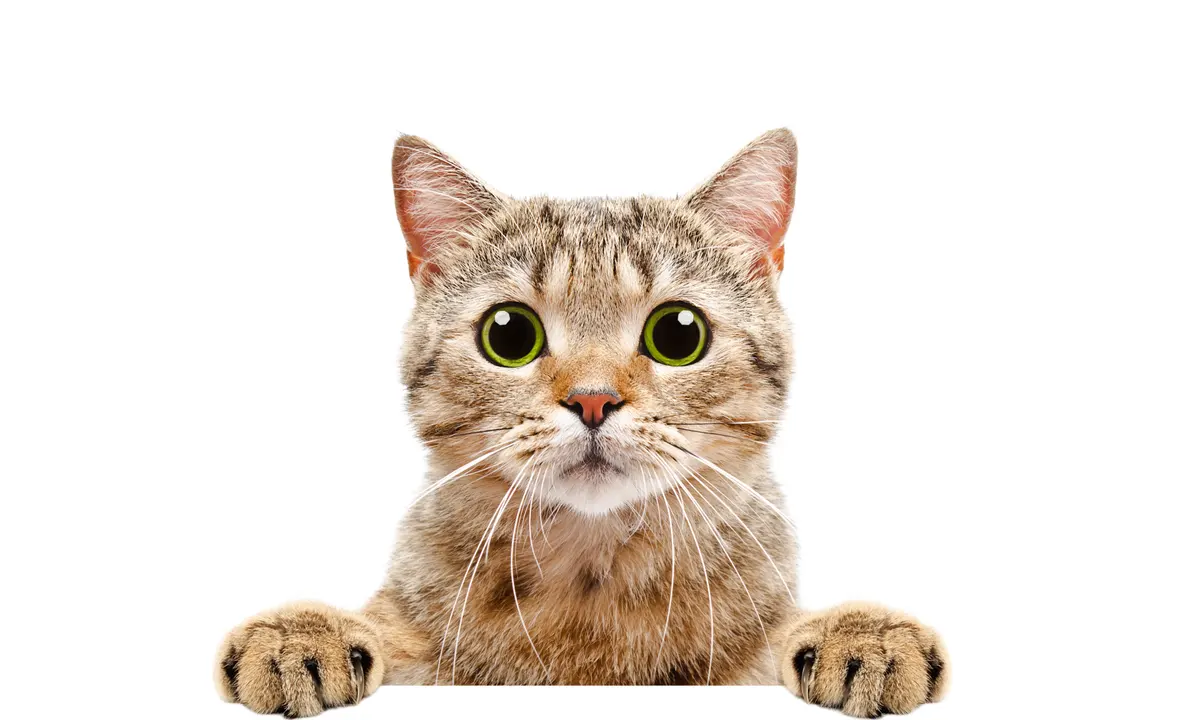
#> input picture HW3/Cat_detection/cat1.webp, 1200 x 720 px, found by its file name
$ jupyter execute part1.ipynb
#> lines starting #> are read from the running program, lines starting #| are printed output that depends on the picture
# 1.

[cell 1]
import cv2
import matplotlib.pyplot as plt
import numpy as np
from pathlib import Path


def show_img(img, title=None):
    img_rgb = cv2.cvtColor(img, cv2.COLOR_BGR2RGB)
    plt.imshow(img_rgb)
    if title:
        plt.title(title)
    plt.axis('off')
    plt.show()


image_dir = Path.cwd() / 'Cat_detection' / 'Cat_detection'
cascade_dir = image_dir / 'Cat_detection'
img_paths = [
    image_dir / 'cat1.webp',
    image_dir / 'cat2.jpeg',
]

images = []
for path in img_paths:
    if path.exists():
        img = cv2.imread(str(path))
#> img is the input picture: shape (720, 1200, 3); mean B, G, R 219.7, 227.3, 235.5
        if img is None:
            print(f"Failed to read image: {path}")
            continue
        images.append(img)
        show_img(img, title=str(path.name))
    else:

        print(f"Image not found: {path}")

# 2.

[cell 2]
cascade_path = cascade_dir / 'haarcascade_frontalcatface_extended.xml'
cat_cascade = cv2.CascadeClassifier(str(cascade_path))
print(f"Cascade loaded: {not cat_cascade.empty()}")
print(f"Cascade file exists: {cascade_path.exists()}")


def detect_and_show(img, cascade, title=None):
    gray = cv2.cvtColor(img, cv2.COLOR_BGR2GRAY)
    faces = cascade.detectMultiScale(gray, scaleFactor=1.1, minNeighbors=5, minSize=(50, 50))
    img_out = img.copy()
    for (x, y, w, h) in faces:
        cv2.rectangle(img_out, (x, y), (x + w, y + h), (0, 255, 0), 2)
    show_img(img_out, title=title + f' | Faces: {len(faces)}')
    return faces


for idx, img in enumerate(images):
    detect_and_show(img, cat_cascade, title=f'Image {idx+1}')
#> this loop made 2 passes
#> faces in detect_and_show on passes 1 to 2: [[541, 364, 104, 104]], [[122, 52, 60, 60]]
#> pass 1, in detect_and_show, `gray = cv2.cvtColor(img, cv2.COLOR_BGR2GRAY)`:
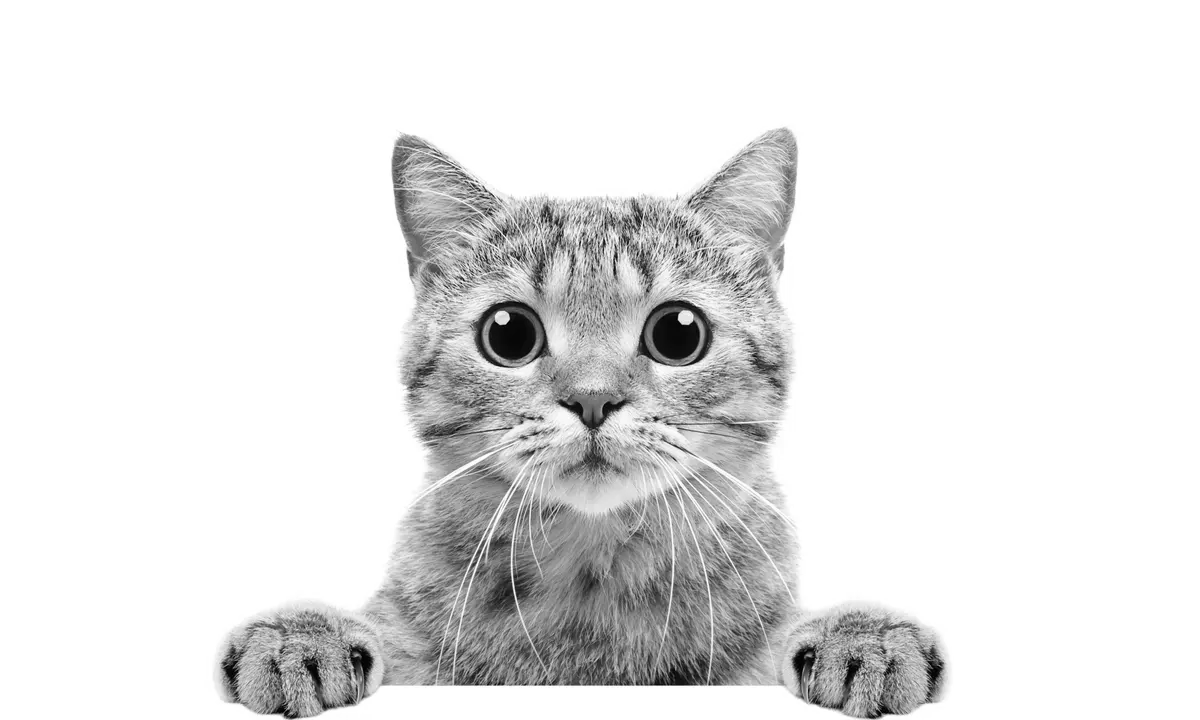
#> gray: shape (720, 1200); min 0, max 255, mean 228.9
#> pass 2, in detect_and_show (call 2), `gray = cv2.cvtColor(img, cv2.COLOR_BGR2GRAY)`:
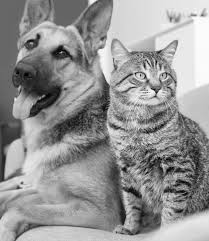
#> gray: shape (241, 209); min 2, max 255, mean 148.8
#> pass 2, in show_img (call 4), `img_rgb = cv2.cvtColor(img, cv2.COLOR_BGR2RGB)`:
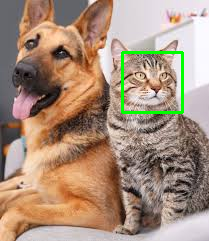
#> img_rgb: shape (241, 209, 3); mean R, G, B 168.3, 143.2, 123.6

# 3.

[cell 3]
def detect_draw_text(img, cascade, title=None, blur=False):
    proc_img = img.copy()
    if blur:
        proc_img = cv2.GaussianBlur(proc_img, (11, 11), 0)
    gray = cv2.cvtColor(proc_img, cv2.COLOR_BGR2GRAY)
    faces = cascade.detectMultiScale(gray, scaleFactor=1.1, minNeighbors=5, minSize=(50, 50))
    img_out = proc_img.copy()
    for (x, y, w, h) in faces:
        cv2.rectangle(img_out, (x, y), (x + w, y + h), (0, 255, 0), 2)

        cv2.putText(img_out, 'Cat', (x, y + h + 25), cv2.FONT_HERSHEY_SIMPLEX, 1, (255, 0, 0), 2, cv2.LINE_AA)
    show_img(img_out, title=title + (" (blur)" if blur else "") + f' | Faces: {len(faces)}')
    return faces


for idx, img in enumerate(images):
    detect_draw_text(img, cat_cascade, title=f'Image {idx+1}')


for idx, img in enumerate(images):
    detect_draw_text(img, cat_cascade, title=f'Image {idx+1}', blur=True)
#> this loop made 2 passes
#> faces in detect_draw_text on passes 1 to 2: [[408, 185, 361, 361]], [[124, 53, 56, 56]]
#> pass 2, in detect_draw_text (call 4), `proc_img = cv2.GaussianBlur(proc_img, (11, 11), 0)`:
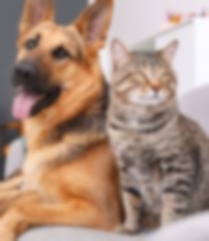
#> proc_img: shape (241, 209, 3); mean B, G, R 125.9, 142, 170.9
#> pass 2, in show_img (call 8), `plt.show()`:
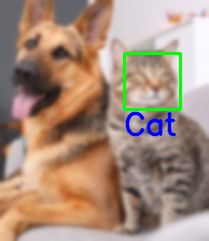
#> shown: shape (241, 209, 3); mean R, G, B 167.1, 141.9, 124.9

# 4.

[cell 4]
def detect_and_show_compare(img, cascade, idx):

    faces_color = cascade.detectMultiScale(cv2.cvtColor(img, cv2.COLOR_BGR2GRAY), scaleFactor=1.1, minNeighbors=5, minSize=(50, 50))
    img_color = img.copy()
    for (x, y, w, h) in faces_color:
        cv2.rectangle(img_color, (x, y), (x + w, y + h), (0, 255, 0), 2)
        cv2.putText(img_color, 'Cat', (x, y + h + 25), cv2.FONT_HERSHEY_SIMPLEX, 1, (255, 0, 0), 2, cv2.LINE_AA)
    show_img(img_color, title=f'Image {idx+1} | Color | Faces: {len(faces_color)}')


    gray = cv2.cvtColor(img, cv2.COLOR_BGR2GRAY)
    img_gray = cv2.cvtColor(gray, cv2.COLOR_GRAY2BGR)
    faces_gray = cascade.detectMultiScale(gray, scaleFactor=1.1, minNeighbors=5, minSize=(50, 50))
    for (x, y, w, h) in faces_gray:
        cv2.rectangle(img_gray, (x, y), (x + w, y + h), (0, 255, 0), 2)
        cv2.putText(img_gray, 'Cat', (x, y + h + 25), cv2.FONT_HERSHEY_SIMPLEX, 1, (255, 0, 0), 2, cv2.LINE_AA)
    show_img(img_gray, title=f'Image {idx+1} | Grayscale | Faces: {len(faces_gray)}')

    print(f'Image {idx+1}: Color faces={len(faces_color)}, Grayscale faces={len(faces_gray)}')

for idx, img in enumerate(images):
    detect_and_show_compare(img, cat_cascade, idx)
#> this loop made 2 passes
#| Image 1: Color faces=1, Grayscale faces=1
#| Image 2: Color faces=1, Grayscale faces=1
#> pass 2, in show_img (call 12), `img_rgb = cv2.cvtColor(img, cv2.COLOR_BGR2RGB)`:
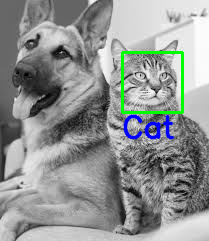
#> img_rgb: shape (241, 209, 3); mean R, G, B 145.1, 148.7, 147.4

# 5.

[cell 5]
def detect_rotated_90(img, cascade, idx):
    rotated = cv2.rotate(img, cv2.ROTATE_90_CLOCKWISE)
    gray = cv2.cvtColor(rotated, cv2.COLOR_BGR2GRAY)
    faces = cascade.detectMultiScale(gray, scaleFactor=1.1, minNeighbors=5, minSize=(50, 50))
    show_img(rotated, title=f'Image {idx+1} | Rotated 90° | Faces: {len(faces)}')
    if len(faces) > 0:
        img_out = rotated.copy()
        for (x, y, w, h) in faces:
            cv2.rectangle(img_out, (x, y), (x + w, y + h), (0, 255, 0), 2)
            cv2.putText(img_out, 'Cat', (x, y + h + 25), cv2.FONT_HERSHEY_SIMPLEX, 1, (255, 0, 0), 2, cv2.LINE_AA)
        show_img(img_out, title=f'Image {idx+1} | Rotated 90° (boxed) | Faces: {len(faces)}')
        print(f'Image {idx+1}: detected on rotation 90° with {len(faces)} face(s)')
    else:
        print(f'Image {idx+1}: no detection on rotation 90°')


for idx, img in enumerate(images):
    detect_rotated_90(img, cat_cascade, idx)
#> this loop made 2 passes
#| Image 1: no detection on rotation 90°
#| Image 2: no detection on rotation 90°
#> pass 1, in detect_rotated_90, `rotated = cv2.rotate(img, cv2.ROTATE_90_CLOCKWISE)`:
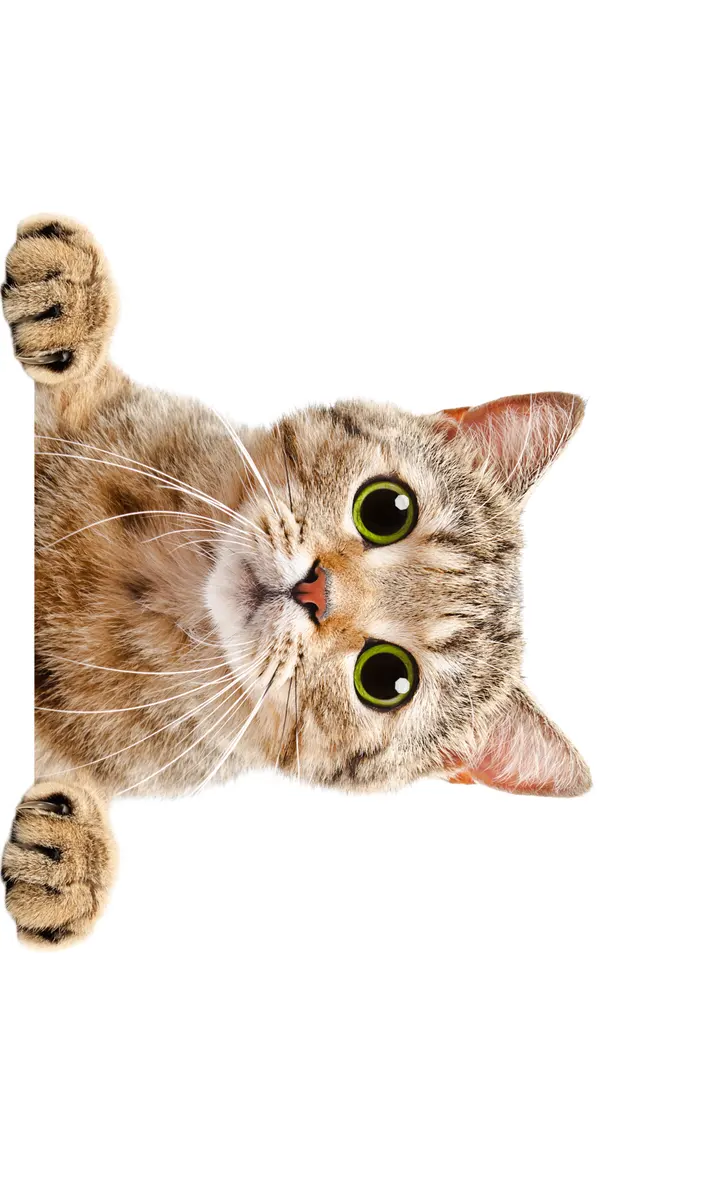
#> rotated: shape (1200, 720, 3); mean B, G, R 219.7, 227.3, 235.5
#> pass 1, in detect_rotated_90, `gray = cv2.cvtColor(rotated, cv2.COLOR_BGR2GRAY)`:
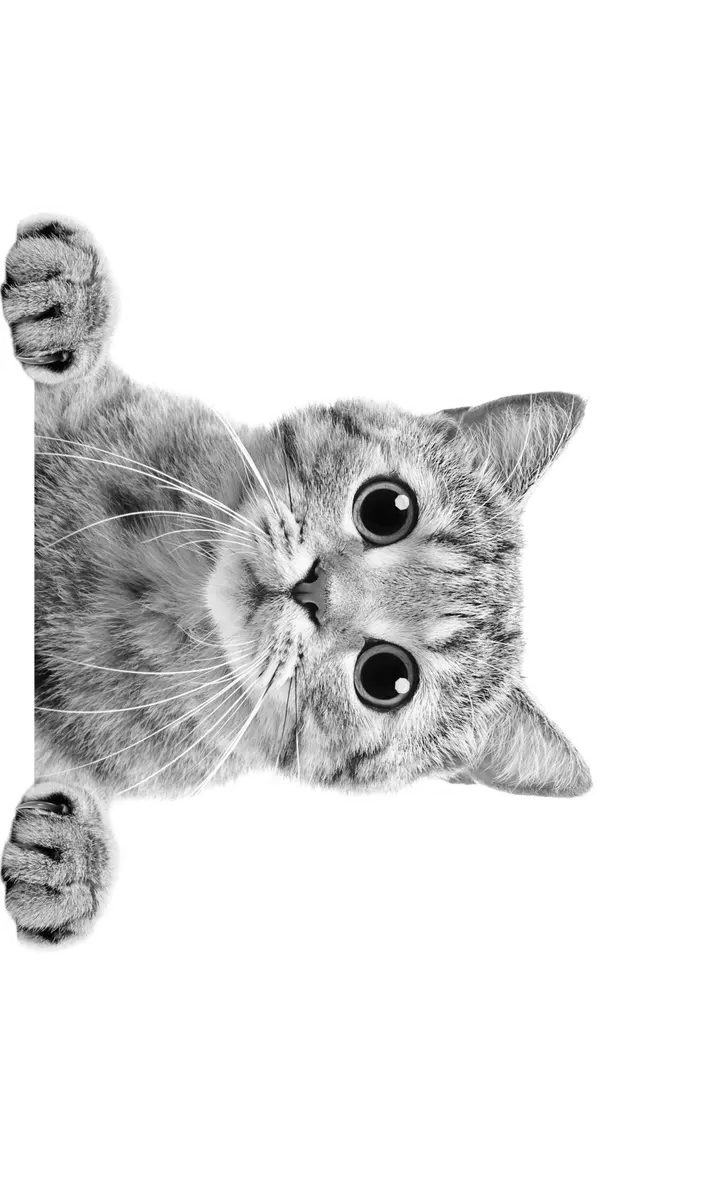
#> gray: shape (1200, 720); min 0, max 255, mean 228.9
#> pass 2, in detect_rotated_90 (call 2), `rotated = cv2.rotate(img, cv2.ROTATE_90_CLOCKWISE)`:
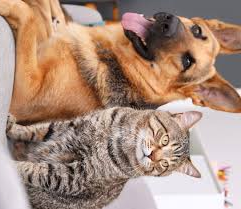
#> rotated: shape (209, 241, 3); mean B, G, R 125.9, 142, 170.9
